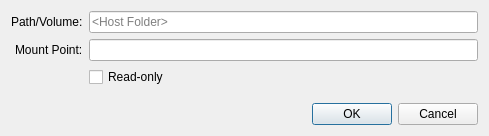
<?xml version="1.0" encoding="UTF-8"?>
<ui version="4.0">
 <class>modWind</class>
 <widget class="QDialog" name="modWind">
  <property name="geometry">
   <rect>
    <x>0</x>
    <y>0</y>
    <width>489</width>
    <height>136</height>
   </rect>
  </property>
  <property name="windowTitle">
   <string>Dialog</string>
  </property>
  <layout class="QVBoxLayout" name="verticalLayout">
   <item>
    <layout class="QFormLayout" name="formLayout">
     <property name="labelAlignment">
      <set>Qt::AlignRight|Qt::AlignTrailing|Qt::AlignVCenter</set>
     </property>
     <item row="0" column="0">
      <widget class="QLabel" name="label">
       <property name="text">
        <string>Path/Volume:</string>
       </property>
      </widget>
     </item>
     <item row="0" column="1">
      <widget class="QLineEdit" name="pathInp">
       <property name="placeholderText">
        <string>&lt;Host Folder&gt;</string>
       </property>
      </widget>
     </item>
     <item row="1" column="0">
      <widget class="QLabel" name="label_2">
       <property name="text">
        <string>Mount Point:</string>
       </property>
      </widget>
     </item>
     <item row="1" column="1">
      <widget class="QLineEdit" name="mountInp"/>
     </item>
     <item row="2" column="1">
      <widget class="QCheckBox" name="isReadonlyChk">
       <property name="text">
        <string>Read-only</string>
       </property>
      </widget>
     </item>
    </layout>
   </item>
   <item>
    <widget class="QDialogButtonBox" name="buttonBox">
     <property name="orientation">
      <enum>Qt::Horizontal</enum>
     </property>
     <property name="standardButtons">
      <set>QDialogButtonBox::Cancel|QDialogButtonBox::Ok</set>
     </property>
    </widget>
   </item>
  </layout>
 </widget>
 <resources/>
 <connections>
  <connection>
   <sender>buttonBox</sender>
   <signal>accepted()</signal>
   <receiver>modWind</receiver>
   <slot>accept()</slot>
   <hints>
    <hint type="sourcelabel">
     <x>248</x>
     <y>254</y>
    </hint>
    <hint type="destinationlabel">
     <x>157</x>
     <y>274</y>
    </hint>
   </hints>
  </connection>
  <connection>
   <sender>buttonBox</sender>
   <signal>rejected()</signal>
   <receiver>modWind</receiver>
   <slot>reject()</slot>
   <hints>
    <hint type="sourcelabel">
     <x>316</x>
     <y>260</y>
    </hint>
    <hint type="destinationlabel">
     <x>286</x>
     <y>274</y>
    </hint>
   </hints>
  </connection>
 </connections>
</ui>
